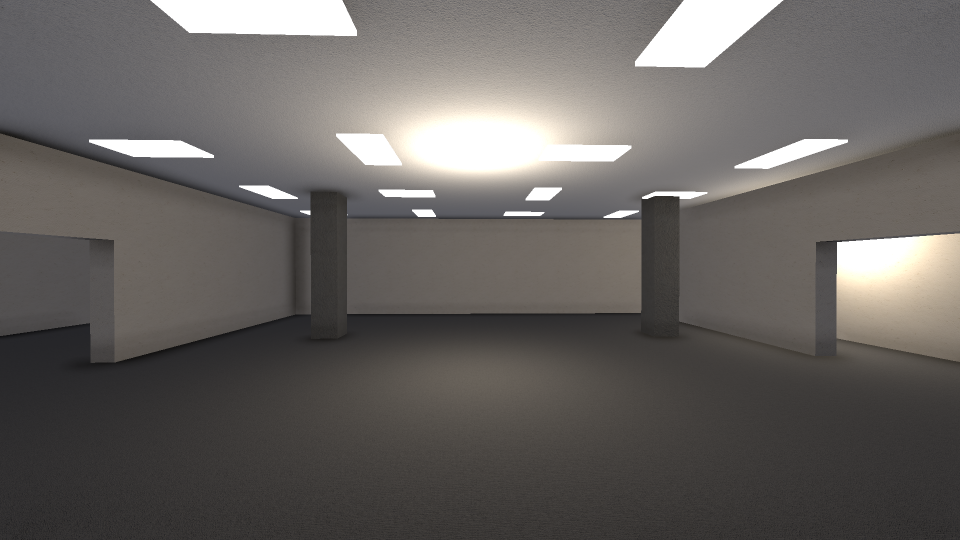
#> input picture docs/3d-rebuild/screenshots/m1-floor3d-core.png, 1920 x 1080 px, found by its file name (shown at 1/2 size)
$ python crop_bars.py
#> lines starting #> are read from the running program, lines starting #| are printed output that depends on the picture

from PIL import Image
im = Image.open(r"D:/workspace/ESCAPE FROM WORK/docs/3d-rebuild/screenshots/m1-floor3d-core.png").convert("RGB")
#> im is the input picture: PIL image 1920x1080 RGB; mean R, G, B 102.5, 98.9, 96.2
boxes = [(90,380,320,800),(500,360,700,800),(1100,360,1300,800),(1420,300,1620,800)]
tiles = []
for b in boxes:
    c = im.crop(b); tiles.append(c.resize((c.width*3, c.height*3), Image.LANCZOS))
#> this loop made 4 passes
#> pass 1, `c = im.crop(b)`:
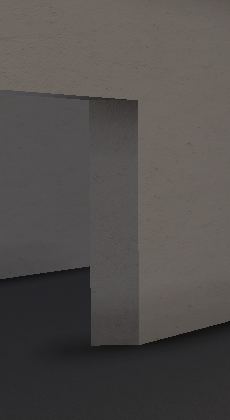
#> c: PIL image 230x420 RGB; mean R, G, B 81.6, 77.9, 75.8
#> pass 2, `c = im.crop(b)`:
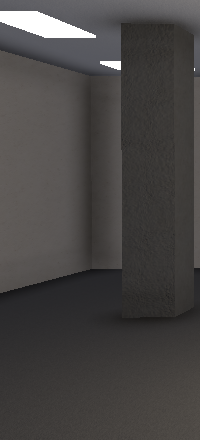
#> c: PIL image 200x440 RGB; mean R, G, B 71, 68.6, 67.6
#> pass 3, `c = im.crop(b)`:
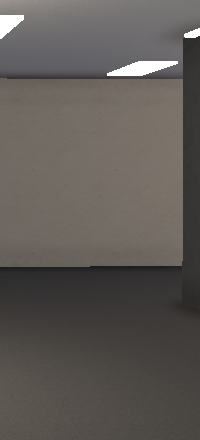
#> c: PIL image 200x440 RGB; mean R, G, B 94.8, 90.2, 86.3
#> after the loop:
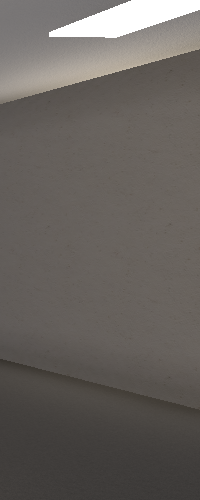
#> c: PIL image 200x500 RGB; mean R, G, B 102.8, 98, 93.9
#> after the loop, tiles = 4 items
w = sum(t.width for t in tiles); h = max(t.height for t in tiles)
#> after `w = sum((t.width for t in tiles))`: w = 2490
#> after `h = max((t.height for t in tiles))`: h = 1500
out = Image.new("RGB", (w, h), (0,0,0))
#> out: PIL image 2490x1500 RGB; every value is 0
x = 0
for t in tiles:
    out.paste(t, (x, 0)); x += t.width
#> this loop made 4 passes
#> x on passes 1 to 4: 690, 1290, 1890, 2490
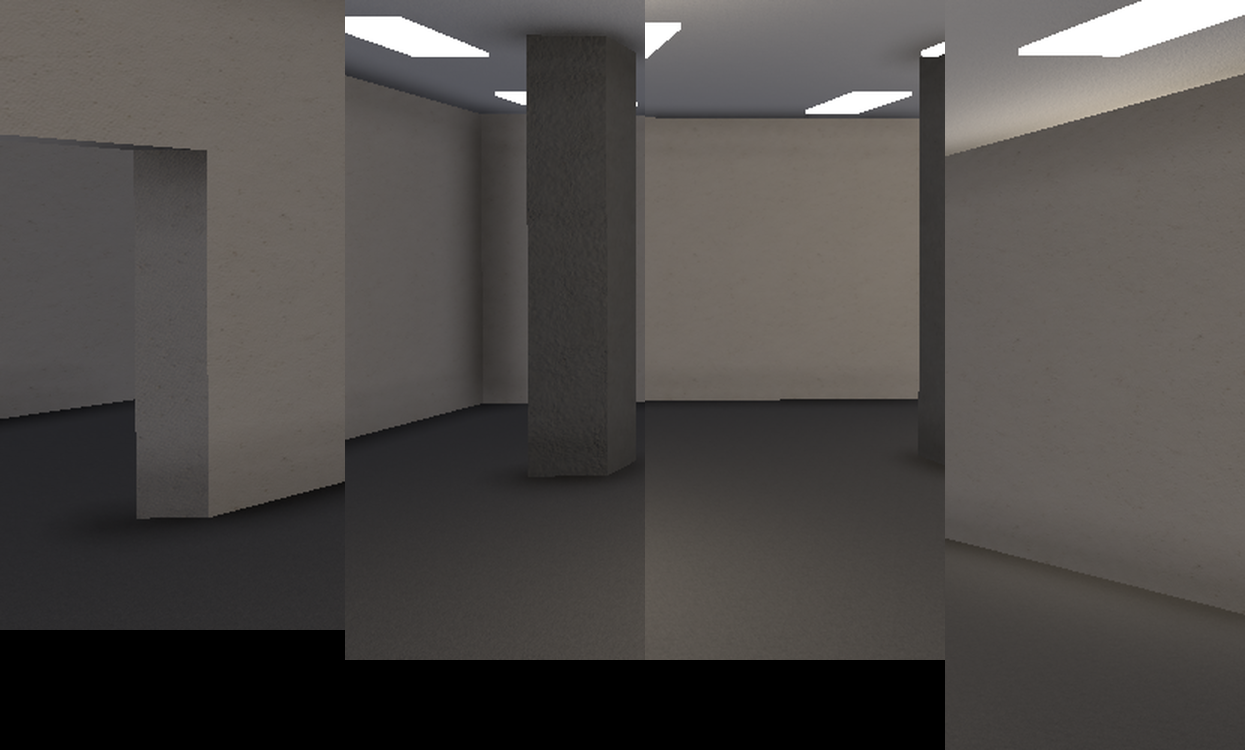
#> out: PIL image 2490x1500 RGB (shown at 1/2 size); mean R, G, B 78.9, 75.4, 72.9
#> after the loop, x = 2490
out.save(r"D:/workspace/ESCAPE FROM WORK/docs/3d-rebuild/screenshots/bars.png")
print(out.size)
#| (2490, 1500)

$ run again, with docs/3d-rebuild/screenshots/before-props-fix-core.png copied over docs/3d-rebuild/screenshots/m1-floor3d-core.png
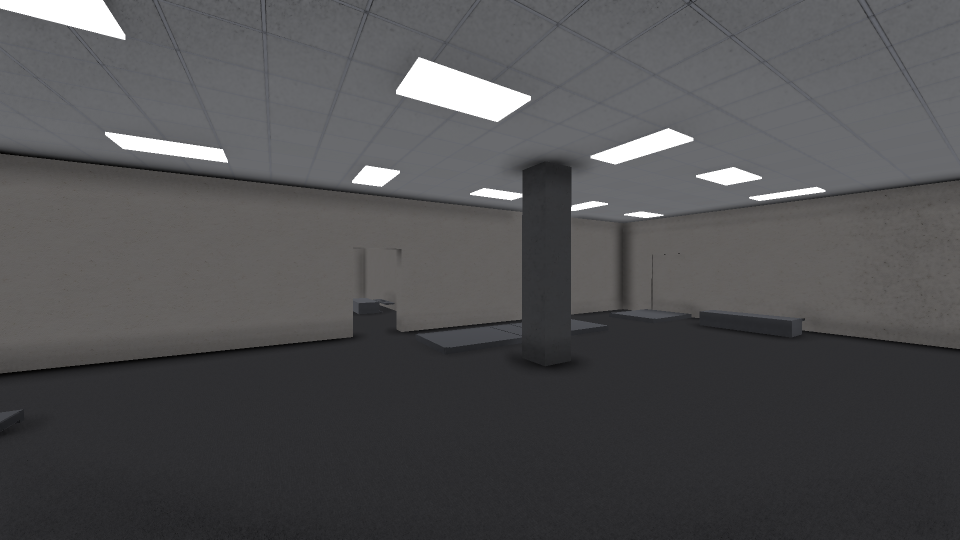
#> input picture docs/3d-rebuild/screenshots/before-props-fix-core.png, 1920 x 1080 px, found by its file name (shown at 1/2 size)
#> im is the input picture: PIL image 1920x1080 RGB; mean R, G, B 79.7, 79.5, 80.9
#> after the loop `for b in boxes:`:
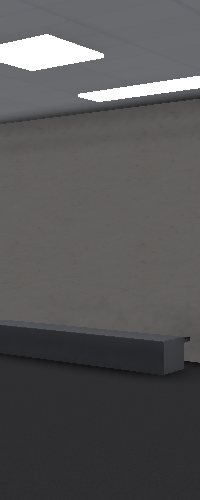
#> c: PIL image 200x500 RGB; mean R, G, B 86, 85.2, 85.9
#> after the loop `for b in boxes:`: tiles = 4 items
#> w = 2490
#> h = 1500
#> the loop `for t in tiles:` made 4 passes
#> x on passes 1 to 4: 690, 1290, 1890, 2490
#> after the loop `for t in tiles:`:
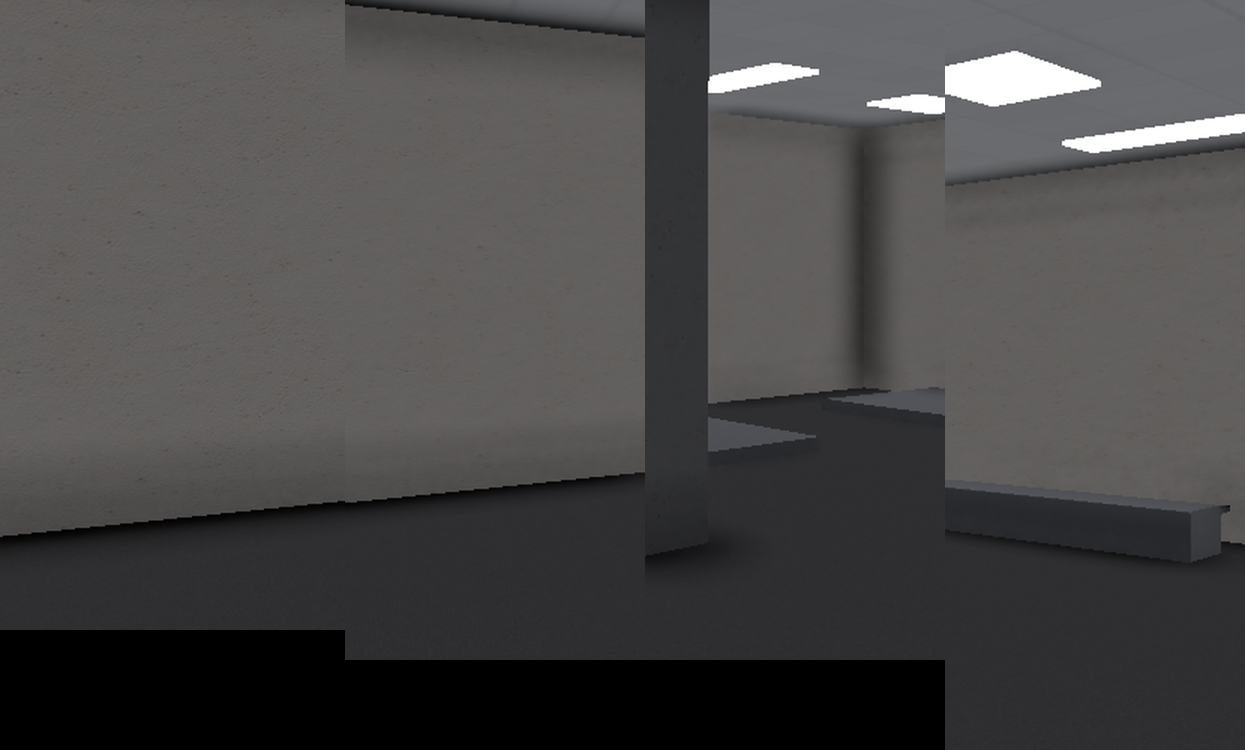
#> out: PIL image 2490x1500 RGB (shown at 1/2 size); mean R, G, B 72.9, 71.8, 71.8
#> after the loop `for t in tiles:`: x = 2490
#| (2490, 1500)

$ run again, with docs/3d-rebuild/screenshots/before-props-fix-corridor.png copied over docs/3d-rebuild/screenshots/m1-floor3d-core.png
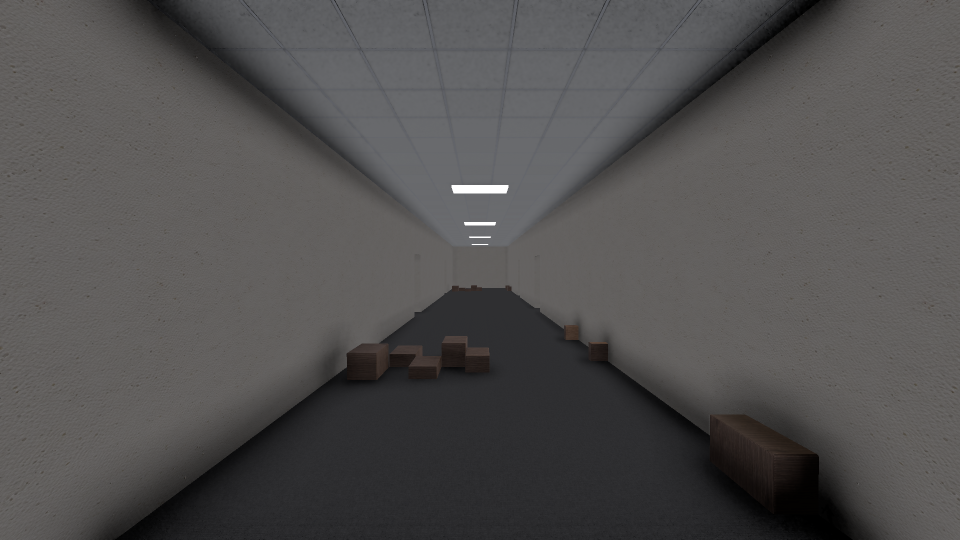
#> input picture docs/3d-rebuild/screenshots/before-props-fix-corridor.png, 1920 x 1080 px, found by its file name (shown at 1/2 size)
#> im is the input picture: PIL image 1920x1080 RGB; mean R, G, B 81.6, 80.1, 79.9
#> after the loop `for b in boxes:`:
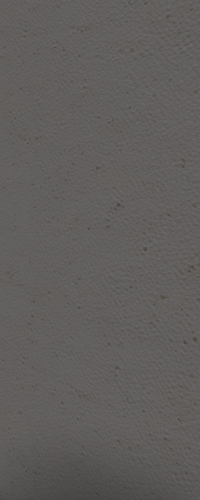
#> c: PIL image 200x500 RGB; mean R, G, B 96.4, 93.8, 92.2
#> after the loop `for b in boxes:`: tiles = 4 items
#> w = 2490
#> h = 1500
#> the loop `for t in tiles:` made 4 passes
#> x on passes 1 to 4: 690, 1290, 1890, 2490
#> after the loop `for t in tiles:`:
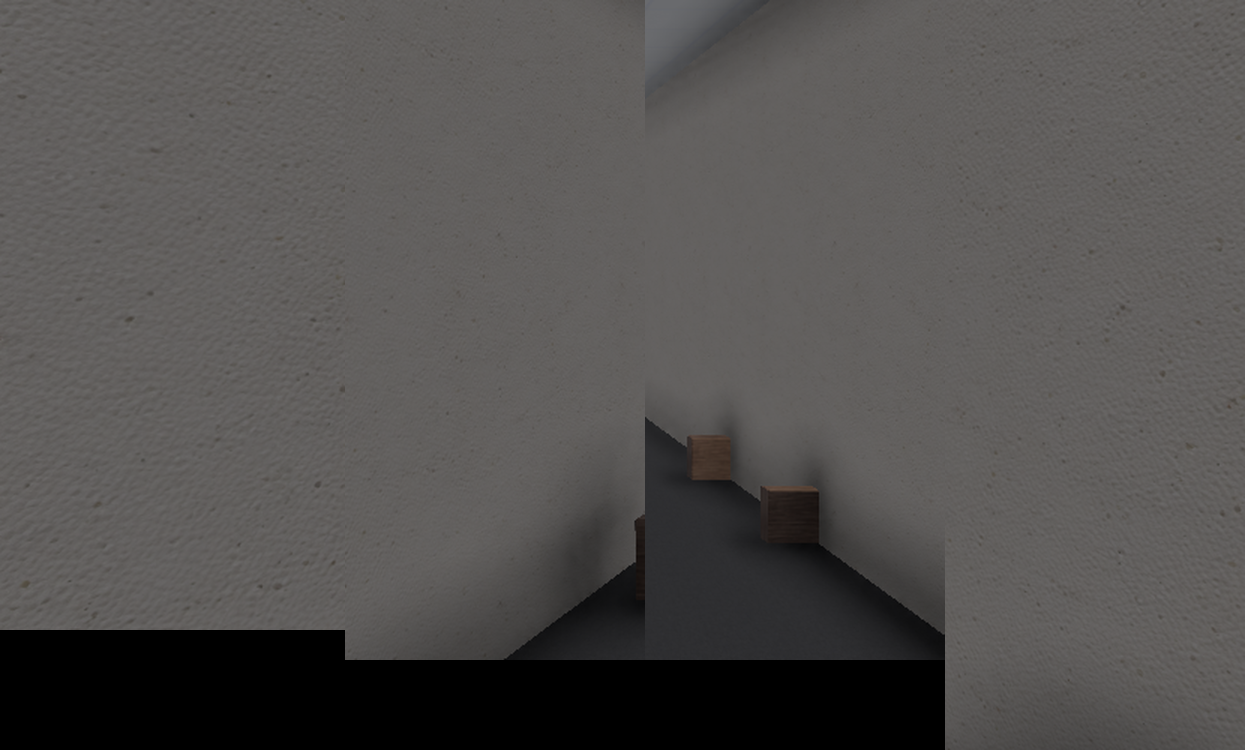
#> out: PIL image 2490x1500 RGB (shown at 1/2 size); mean R, G, B 83, 80.9, 79.7
#> after the loop `for t in tiles:`: x = 2490
#| (2490, 1500)

$ run again, with docs/3d-rebuild/screenshots/crop-corridor-crate.png copied over docs/3d-rebuild/screenshots/m1-floor3d-core.png
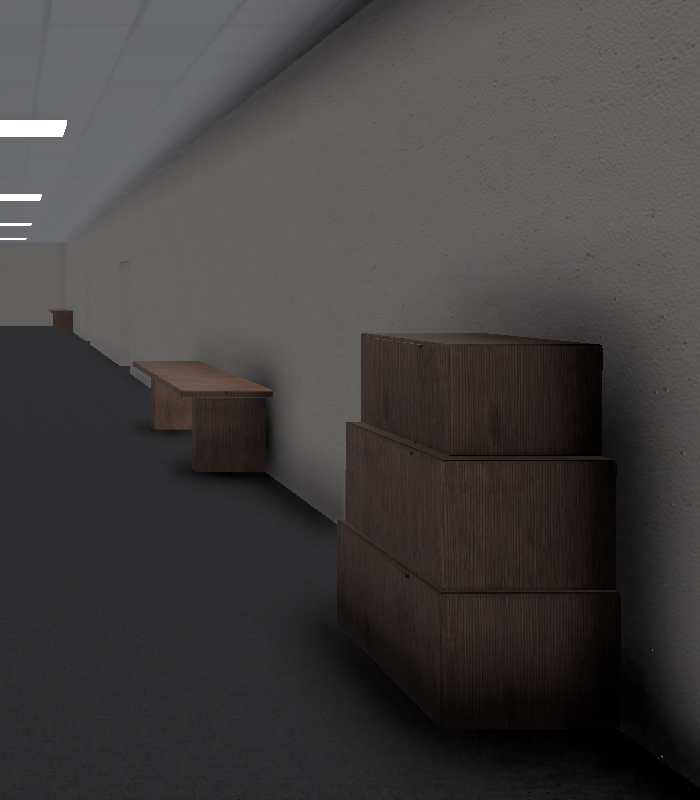
#> input picture docs/3d-rebuild/screenshots/crop-corridor-crate.png, 700 x 800 px, found by its file name
#> the loop `for b in boxes:` made 4 passes
#> pass 2, `c = im.crop(b)`:
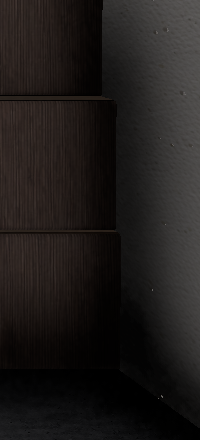
#> c: PIL image 200x440 RGB; mean R, G, B 31.2, 27.7, 26.4
#> after the loop `for b in boxes:`: tiles = 4 items
#> w = 2490
#> h = 1500
#> the loop `for t in tiles:` made 4 passes
#> x on passes 1 to 4: 690, 1290, 1890, 2490
#> after the loop `for t in tiles:`:
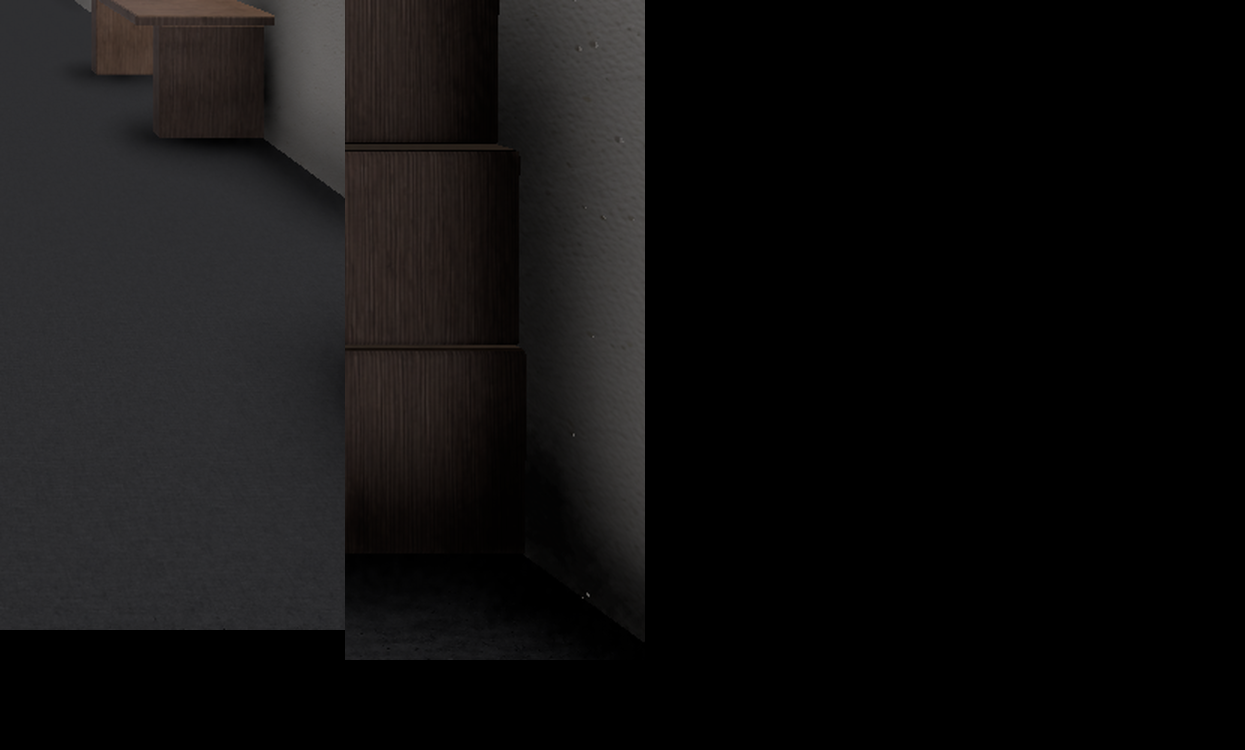
#> out: PIL image 2490x1500 RGB (shown at 1/2 size); mean R, G, B 17.4, 16.4, 16.4
#> after the loop `for t in tiles:`: x = 2490
#| (2490, 1500)
